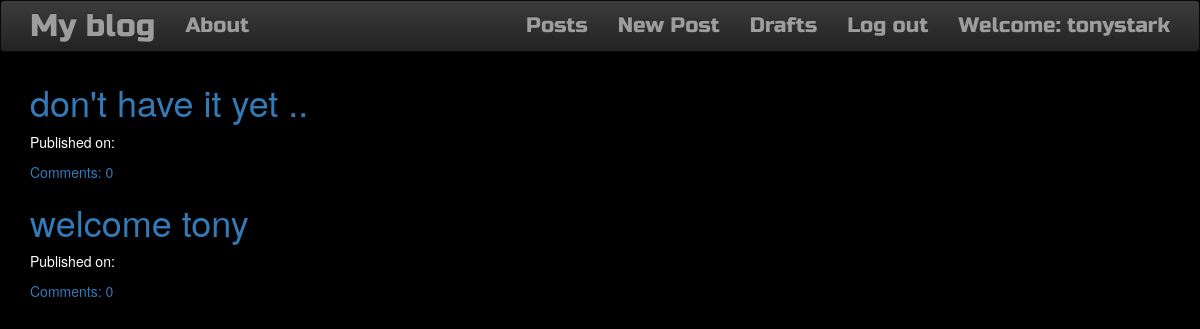
/drafts/ (signed in), run on the app's committed database.
### web/models.py (models this page shows, shortened)
class Post(models.Model):
    author = models.ForeignKey('auth.User', on_delete=models.CASCADE)
    title = models.CharField(max_length=1000)
    content = models.TextField()
    created_date = models.DateTimeField(default=timezone.now)
    published_date = models.DateTimeField(blank=True, null=True)
    def approve_comments(self):
        return self.comments.filter(approved_comment=True)

### web/views.py (the view)
# urls.py: url(r'^drafts/$', views.DraftListView.as_view(), name='post_draft_list'),
class DraftListView(LoginRequiredMixin, ListView):
    login_url = '/login/'
    redirect_field_name = 'web/post_list.html'
    model = Post
    def get_queryset(self):
        return Post.objects.filter(published_date__isnull=True).order_by('created_date')

### web/templates/web/post_list.html
{% extends 'web/base.html' %}
{% block content %}
<div class="centerstage">
{% if user.is_authenticated %}
    {% for post in post_list %}
        <div class="post">
            <h1><a href="{% url 'post_detail' pk=post.pk %}">{{ post.title }}</a></h1>
            <div class="date">
                <p>Published on: {{ post.published_date|date:"D M Y"}}</p>
            </div>
            <a href="{% url 'post_detail' pk=post.pk %}">Comments: {{ post.approve_comments.count }}</a>
        </div>
    {% endfor %}
    {% else %}
    <h2></h2>
{% endif %}
</div>
{% endblock %}

### web/templates/web/base.html (shortened to what this page needs)
<!DOCTYPE html>
{% load staticfiles %}
<html>
    <head>
        <link rel="stylesheet" href="https://maxcdn.bootstrapcdn.com/bootstrap/3.3.7/css/bootstrap.min.css">
        <link rel="stylesheet" href="https://maxcdn.bootstrapcdn.com/bootstrap/3.3.7/css/bootstrap-theme.min.css">
        <link rel="stylesheet" href="//cdn.jsdelivr.net/medium-editor/latest/css/medium-editor.min.css" type="text/css" media="screen" charset="utf-8">
        <link rel="stylesheet" href="{% static 'css/web.css' %}">
<body class='loader'>
  <nav class="navbar navbar-inverse techfont custom-navbar">
    <div class="container">
      <ul class="nav navbar-nav">
        <li><a class='navbar-brand bigbrand' href="{% url 'index' %}">My blog</a></li>
        <li><a href="{% url 'about'%}">About</a></li>
      </ul>
      <ul class="nav navbar-nav navbar-right">
        {% if user.is_authenticated %}
        <li>
          <a href="{% url 'post_list' %}">Posts</a>
        </li>
        <li>
          <a href="{% url 'post_new' %}" >New Post</a>
        </li>
        <li>
          <a href="{% url 'post_draft_list' %}">Drafts</a>
        </li>
        <li>
          <a href="{% url 'accounts:logout' %}" >Log out</a>
        </li>
        <li>
          <a >Welcome: {{ user.username }}</a>
        </li>
          {% else %}
          <li><a class='nav navbar-right' href="{% url 'login' %}" ><span class="glyphicon glyphicon-user"></span>Login</a></li>
        {% endif %}
      </ul>
  </div>
</nav>
        <div class="content container">
            <div class="row">
                <div class="col-md-8">
                  <div class="blog_posts">
                    {% block content %}
                    {% endblock %}
                  </div>
                </div>
            </div>
        </div>
</body>
</html>

### web/static/css/web.css (style rules this page uses)
.techfont { font-family: 'Russo One', sans-serif; font-size: 1.5em; margin-bottom: 10px; }
.centerstage { margin-left: auto; margin-right: auto; }
.bigbrand { font-size: 1.5em; }
body { background-color: black; color:white; }

### data on the page
Post: title "don't have it yet ..", approve_comments.count "0"
Post: title "welcome tony", approve_comments.count "0"

### other printed values
{{ user.username }} "tonystark"
